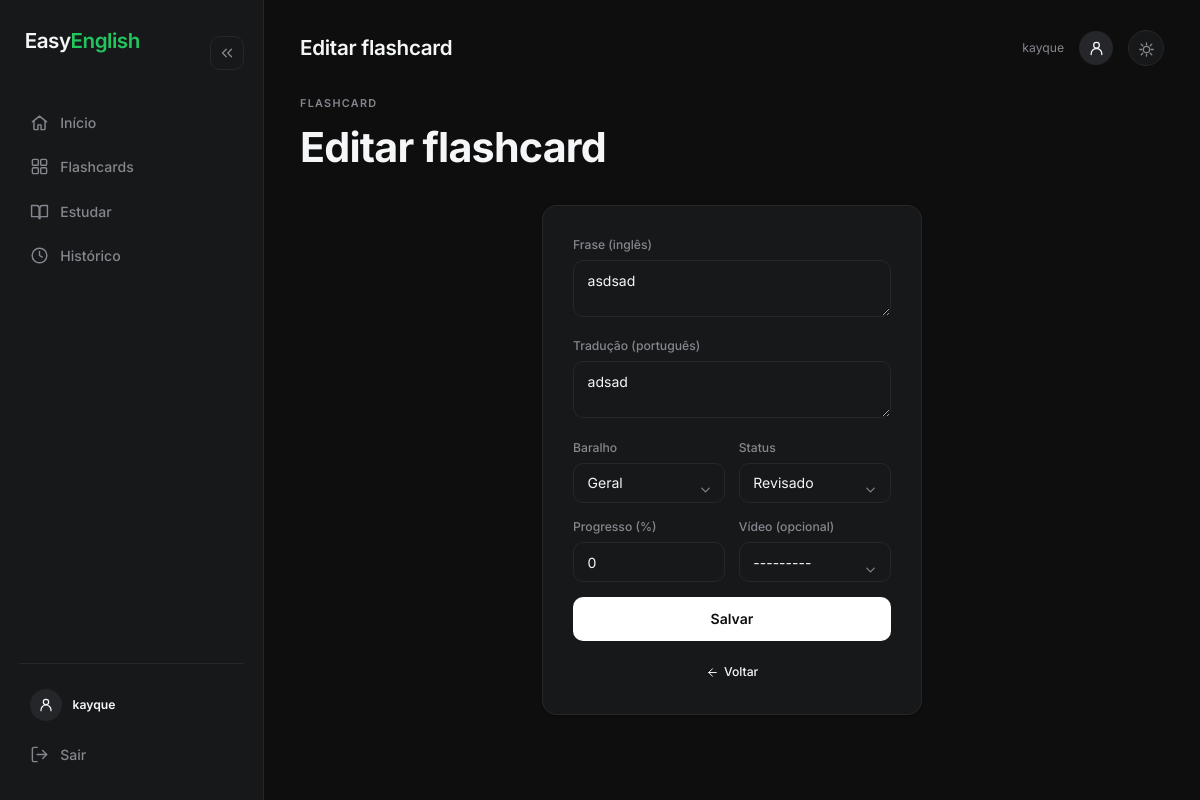
Page /flashcard/17/editar/ (signed in) on the committed database.
### extensao/models.py (models this page shows, shortened)
class Flashcard(models.Model):
    DECK_CHOICES = [
        ('geral',   'Geral'),
        ('frases',  'Frases do dia a dia'),
        ('phrasal', 'Phrasal Verbs'),
        ('vocab',   'Vocabulário'),
        ('video',   'Do vídeo'),
    ]
    STATUS_CHOICES = (
        ('new',      'Novo'),
        ('learning', 'Aprendendo'),
        ('reviewed', 'Revisado'),
    )
    user = models.ForeignKey(User, on_delete=models.CASCADE, related_name='flashcards',
                             null=True, blank=True)
    video = models.ForeignKey(Video, on_delete=models.SET_NULL, related_name='flashcards',
                              null=True, blank=True)
    source_video_id = models.CharField(max_length=50, blank=True)  # id do vídeo de origem (YouTube)
    phrase = models.TextField()                       # EN
    translation = models.TextField(blank=True)        # PT
    deck = models.CharField(max_length=30, choices=DECK_CHOICES, default='geral')
    status = models.CharField(max_length=20, choices=STATUS_CHOICES, default='new')
    progress = models.PositiveIntegerField(default=0)
    created_at = models.DateTimeField(auto_now_add=True)
    class Meta:
        ordering = ['-created_at']

### easyenglish/views.py (the view)
# urls.py: path("flashcard/<int:flashcard_id>/editar/", flashcard_edit, name="flashcard_edit"),
@login_required
def flashcard_edit(request, flashcard_id):
    flashcard = get_object_or_404(Flashcard, id=flashcard_id, user=request.user)
    if request.method == "POST":
        form = FlashcardForm(request.POST, instance=flashcard)
        if form.is_valid():
            form.save()
            messages.success(request, "Flashcard atualizado.")
            return redirect("flashcards_list")
        messages.error(request, "Verifique os dados do formulário.")
    else:
        form = FlashcardForm(instance=flashcard)
    return render(request, "dashboard/flashcard_form.html", {"form": form, "modo": "Editar"})

### easyenglish/forms.py
class FlashcardForm(forms.ModelForm):
    class Meta:
        model = Flashcard
        fields = ["phrase", "translation", "deck", "status", "progress", "video"]
        widgets = {
            "phrase": forms.Textarea(attrs={"class": _INPUT, "rows": 2, "placeholder": "Frase em inglês"}),
            "translation": forms.Textarea(attrs={"class": _INPUT, "rows": 2, "placeholder": "Tradução em português"}),
            "deck": forms.Select(attrs={"class": _INPUT}),
            "status": forms.Select(attrs={"class": _INPUT}),
            "progress": forms.NumberInput(attrs={"class": _INPUT, "min": 0, "max": 100}),
            "video": forms.Select(attrs={"class": _INPUT}),
        }
    def __init__(self, *args, **kwargs):
        super().__init__(*args, **kwargs)
        self.fields["translation"].required = False
        self.fields["video"].required = False

### easyenglish/templatetags/cache_bust.py (called while the page is built)
@register.simple_tag
def static_v(path):
    url = static(path)
    try:
        absolute_path = finders.find(path)
        if absolute_path:
            version = int(os.path.getmtime(absolute_path))
            return f"{url}?v={version}"
    except Exception:
        pass
    return url

### easyenglish/templatetags/icons.py (called while the page is built)
@register.simple_tag
def icon(name, size=20, css_class=""):
    inner = ICONS.get(name, "")
    klass = f"icon {css_class}".strip()
    return mark_safe(
        f'<svg class="{klass}" width="{size}" height="{size}" viewBox="0 0 24 24" '
        f'fill="none" stroke="currentColor" stroke-width="1.8" stroke-linecap="round" '
        f'stroke-linejoin="round" aria-hidden="true">{inner}</svg>'
    )

### easyenglish/templates/dashboard/flashcard_form.html (shortened to what this page needs)
{% extends 'base_app.html' %}
{% load icons %}
{% block page_title %}{{ modo }} flashcard{% endblock %}
{% block app_content %}
<div class="page-header">
    <div class="heading-group">
        <span class="eyebrow">Flashcard</span>
        <h1>{{ modo }} flashcard</h1>
    </div>
</div>
<div class="form-wrapper center-form form-card" style="margin: 0 auto;">
    <form method="post">
        <label>Frase (inglês)</label>
        {{ form.phrase }}
        <label>Tradução (português)</label>
        {{ form.translation }}
        <div class="input-row">
            <div><label>Baralho</label><div class="select-wrap">{{ form.deck }}{% icon 'chevron-down' size=15 %}</div></div>
            <div><label>Status</label><div class="select-wrap">{{ form.status }}{% icon 'chevron-down' size=15 %}</div></div>
        </div>
        <div class="input-row">
            <div><label>Progresso (%)</label>{{ form.progress }}</div>
            <div><label>Vídeo (opcional)</label><div class="select-wrap">{{ form.video }}{% icon 'chevron-down' size=15 %}</div></div>
        </div>
        <button type="submit" class="btn-primary">Salvar</button>
        <p class="switch-screen"><a href="{% url 'flashcards_list' %}">{% icon 'arrow-left' size=13 %} Voltar</a></p>
    </form>
</div>
{% endblock %}

### easyenglish/templates/base_app.html (shortened to what this page needs)
{% extends 'base.html' %}
{% load static %}
{% load icons %}
{% load cache_bust %}
{% block content %}
<div class="dashboard-layout">
    <aside class="sidebar" id="sidebar">
        <div class="sidebar-header">
            <div class="logo-brand sidebar-logo">
                <span class="logo-text">Easy<span class="accent">English</span></span>
            </div>
            <button type="button" class="btn-icon collapse-btn" id="sidebarCollapseBtn" title="Recolher menu">
                <span class="icon-collapse">{% icon 'chevrons-left' size=18 %}</span>
            </button>
        </div>
        <nav>
            <ul>
                <li><a href="{% url 'dashboard' %}" class="{% if request.resolver_match.url_name == 'dashboard' %}active{% endif %}" title="Início">{% icon 'home' size=19 %}<span class="nav-label">Início</span></a></li>
                <li><a href="{% url 'flashcards_list' %}" class="" title="Flashcards">{% icon 'layers' size=19 %}<span class="nav-label">Flashcards</span></a></li>
                <li><a href="{% url 'study' %}" class="{% if request.resolver_match.url_name == 'study' %}active{% endif %}" title="Estudar">{% icon 'book-open' size=19 %}<span class="nav-label">Estudar</span></a></li>
                <li><a href="{% url 'historico' %}" class="{% if request.resolver_match.url_name == 'historico' %}active{% endif %}" title="Histórico">{% icon 'clock' size=19 %}<span class="nav-label">Histórico</span></a></li>
            </ul>
        </nav>
        <div class="sidebar-footer">
            <div class="nav-user">
                <span class="avatar">{% icon 'user' size=16 %}</span>
                <span class="username">{{ request.user.username }}</span>
            </div>
            <a href="{% url 'logout' %}" class="logout-link" title="Sair">{% icon 'log-out' size=19 %}<span class="logout-label">Sair</span></a>
        </div>
    </aside>
    <main class="dashboard-content">
        <header class="top-nav">
            <div class="nav-links"><strong>{% block page_title %}{% endblock %}</strong></div>
            <div class="right">
                <span class="nav-user">{{ request.user.username }}</span>
                <span class="profile-icon">{% icon 'user' size=17 %}</span>
                <button type="button" class="theme-toggle-btn theme-toggle-inline" id="themeToggle" title="Alternar tema">
                    <span class="icon-sun">{% icon 'sun' size=17 %}</span>
                </button>
            </div>
        </header>
        <div class="page-inner">
            {% block app_content %}{% endblock %}
        </div>
    </main>
</div>
{% endblock %}

### rows in the picture
Flashcard: phrase "asdsad", translation "adsad", deck "Geral", status "Revisado", progress "0", video "---------"

### other values in the picture
{{ request.user.username }} "kayque"
{{ modo }} "Editar"
